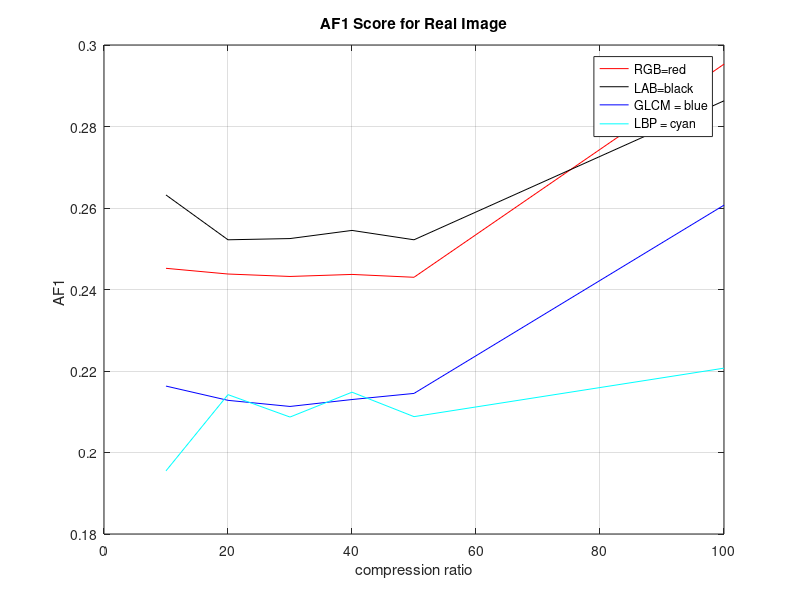
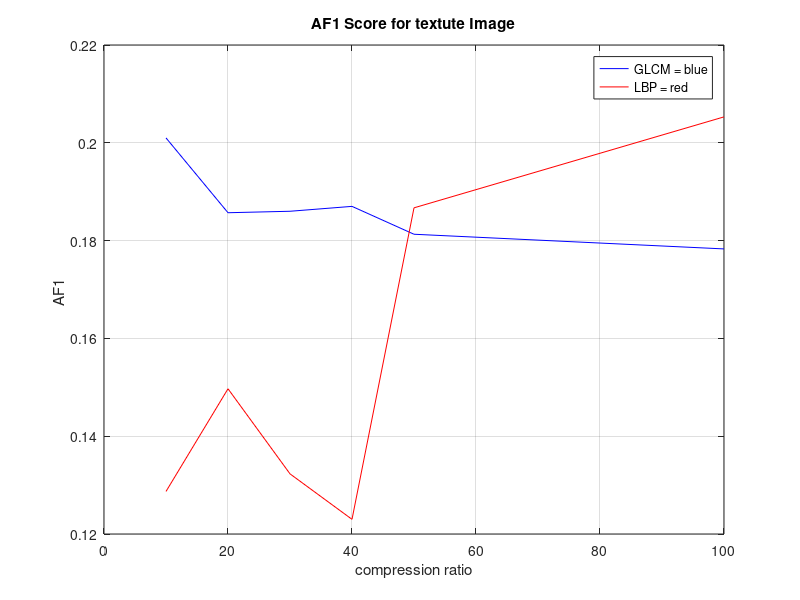

These figures' MATLAB source, in order:
clear all 
close all
clc
compression = [100,50,40,30,20,10];

%%% colour 
RGB = [0.2953,0.2430,0.2437,0.2432,0.2438,0.2452];
LAB = [0.2863,0.2522,0.2545,0.2525,0.2522,0.2632];
GLCM = [0.2607,0.2145,0.2130,0.2113,0.2128,0.2163];
LBP = [0.2207,0.2088,0.2148,0.2087,0.2142,0.1955];

%%% texure
GLCMT = [0.1783,0.1813,0.1870,0.1860,0.1857,0.2010];
LBPT = [0.2053,0.1867,0.1230,0.1323,0.1497,0.1287];

figure,
plot(compression, RGB,'red', compression, LAB,'black',compression, GLCM,'blue',compression, LBP,'cyan');
grid on;
title('AF1 Score for Real Image')
xlabel('compression ratio')
ylabel('AF1 ')
legend('RGB=red','LAB=black','GLCM = blue', 'LBP = cyan');

figure,
plot(compression,GLCMT,'blue',compression, LBPT,'red');
grid on;
title('AF1 Score for textute Image')
xlabel('compression ratio')
ylabel('AF1 ')
legend('GLCM = blue', 'LBP = red');